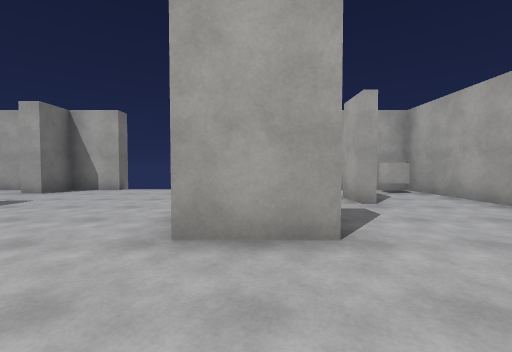
view 1 (above)

24 first-person views from a walk through a Unity game level. The camera is 1.3 m above the floor, tilts 2° down and sees 90° across. The floor is counted in squares, 2 m on a side. Each view is taken from the middle of a square. On the plan, view 1 faces up. The plan holds only what a view shows up to about 9 squares ahead; the rest is blank. The place goes on beyond the plan. Surface patterns are stand-ins for the level's own textures.

view 2
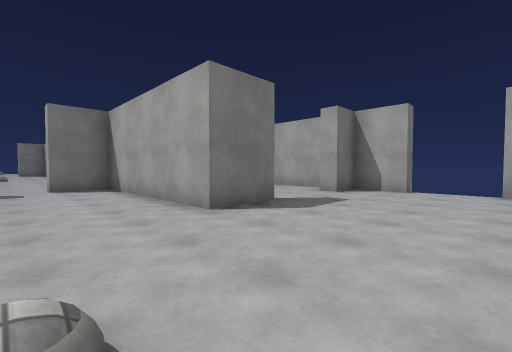

view 3
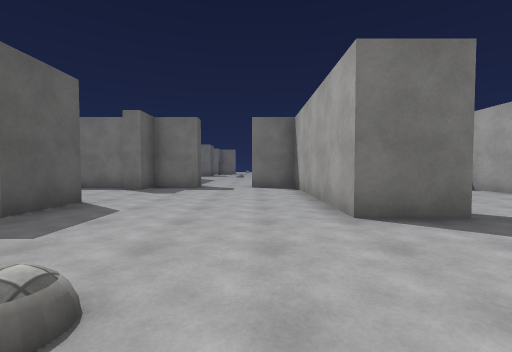

view 4
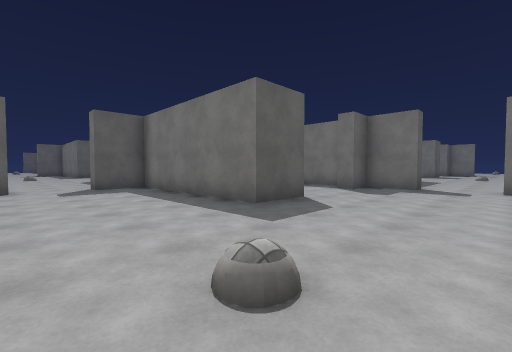

view 5
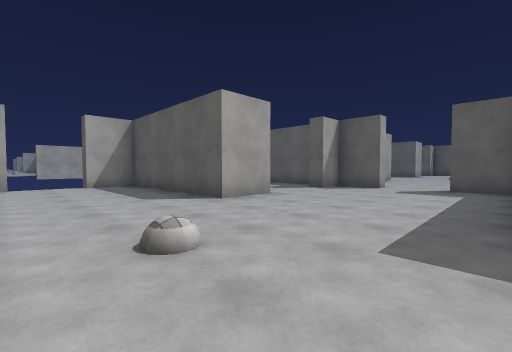

view 6
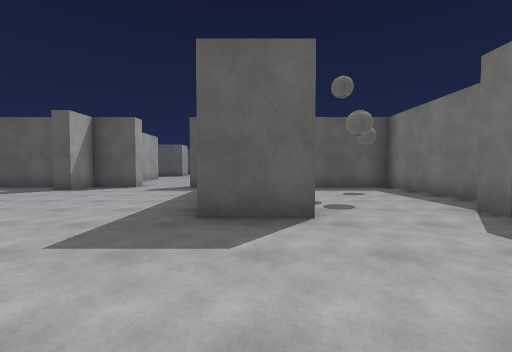

view 7
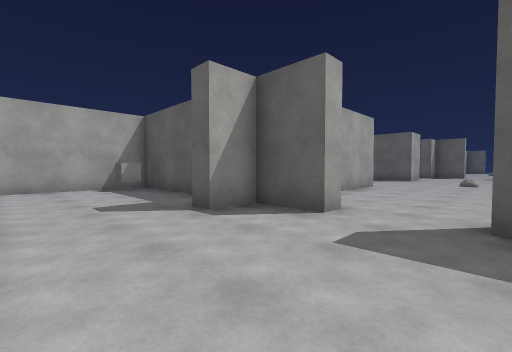

view 8
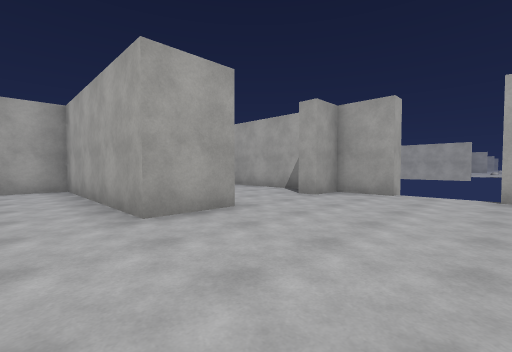

view 9
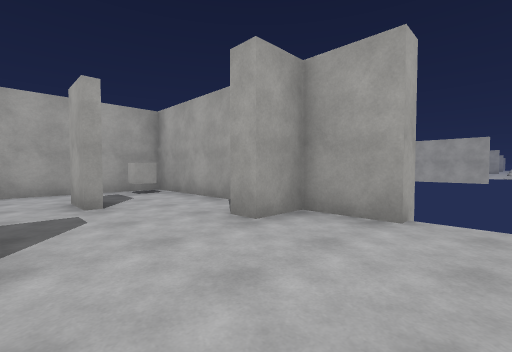

view 10
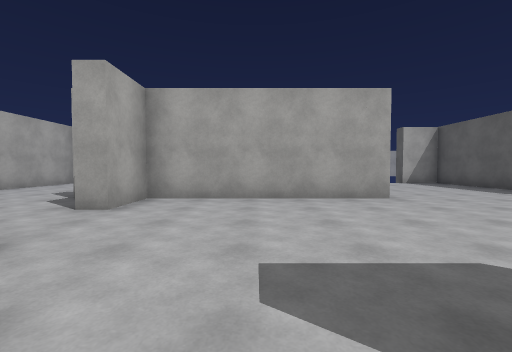

view 11
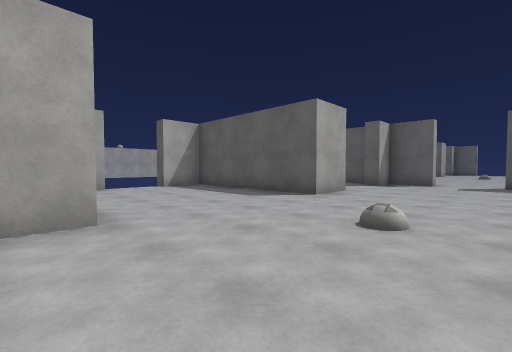

view 12
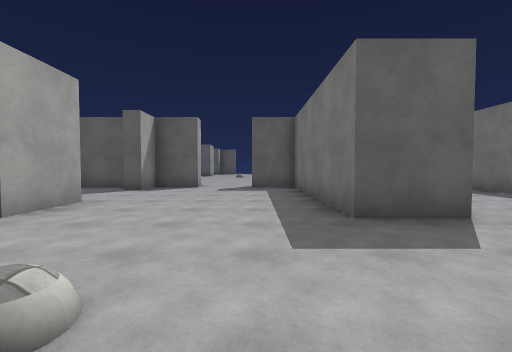

view 13
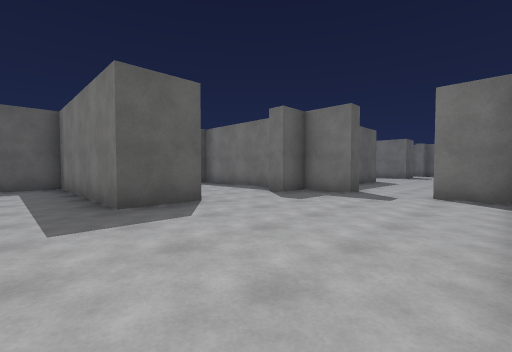

view 14
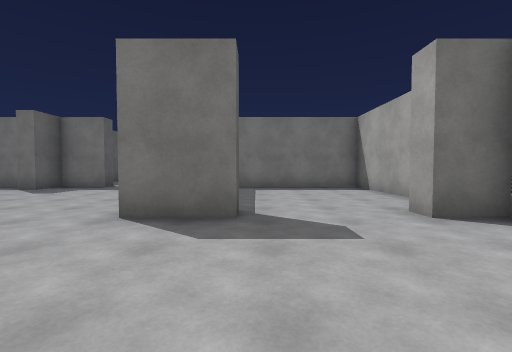

view 15
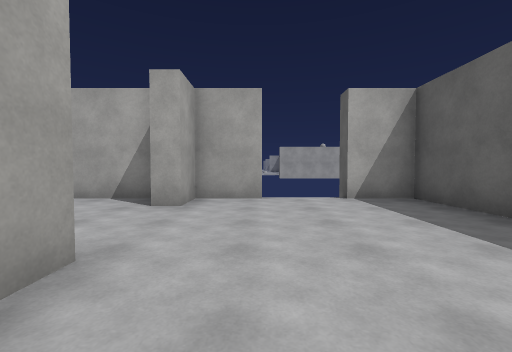

view 16
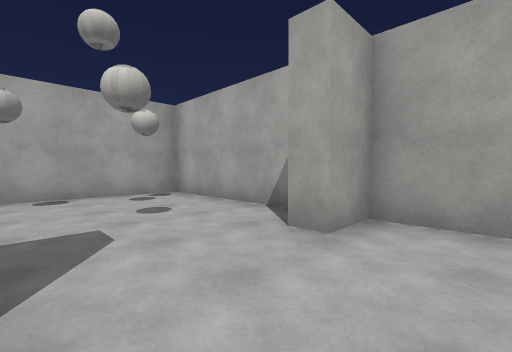

view 17
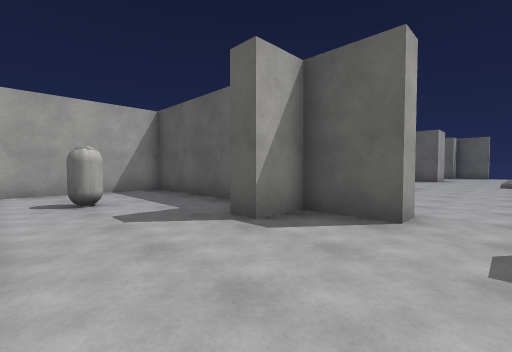

view 18
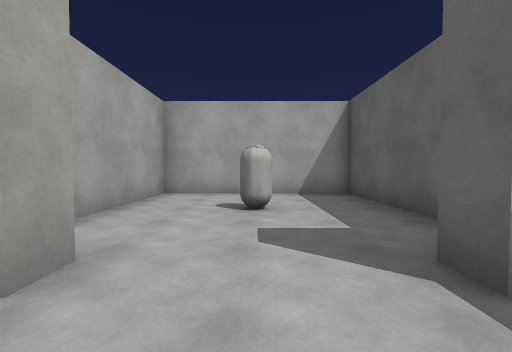

view 19
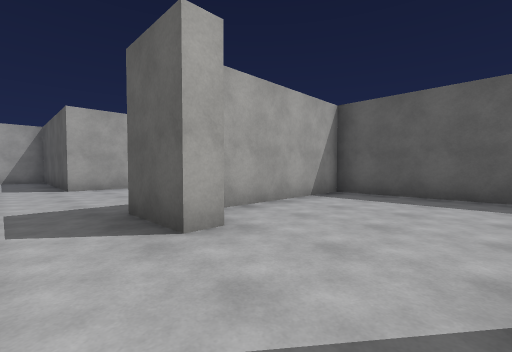

view 20
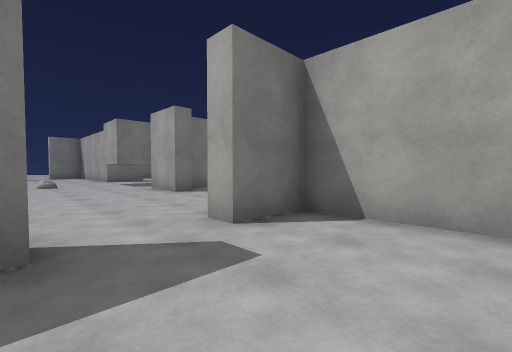

view 21
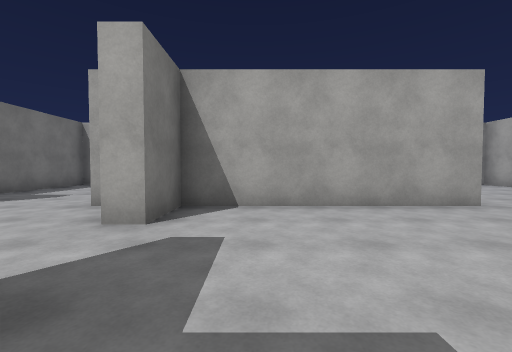

view 22
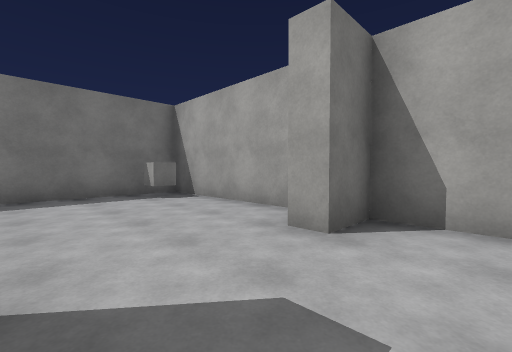

view 23
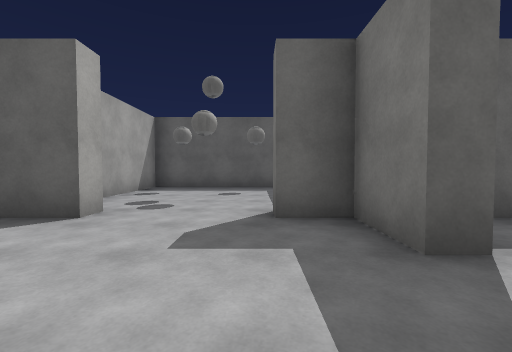

view 24
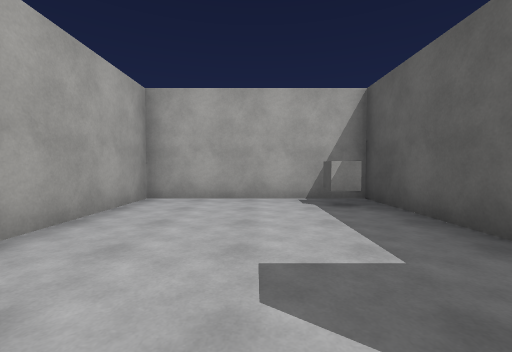

### Floor plan
Points are (right, up) in squares from view 1. A wall is a line through its corners. A room is listed if a view was taken in it or the views show most of it. See-through windows are left out.
Room 1 (views 1, 2, 3, 4, 5, 6, 7, 8, 9, 22, 23, 24)
walls: (-0.8, -3.9) (-0.8, -2.2) (4.3, -2.2) (4.3, -0.9) (4.8, -0.9); (-5.3, 3.9) (-5.3, 2.3) (-10.3, 2.3) (-10.3, 0.9); (0.9, 2.3) (-0.8, 2.3) (-0.8, 7.3) (-2.1, 7.3); (-6.8, -2.8) (-6.8, -2.2) (-5.3, -2.2) (-5.3, -7.3) (-3.9, -7.3); (1.9, 4.4) (1.9, 5.5); (-10.3, -0.9) (-10.3, -2.2) (-9.3, -2.2) (-9.3, -2.8); (-2.1, -7.8) (-2.1, -7.3) (-0.8, -7.3) (-0.8, -6.3) (-0.2, -6.3); (-3.9, 7.9) (-3.9, 7.3) (-5.3, 7.3) (-5.3, 6.3) (-5.8, 6.3); (4.9, 0.9) (4.3, 0.9) (4.3, 2.3) (3.3, 2.3) (3.3, 2.8); (-10.3, -3.2) (-10.3, -7.3) (-5.8, -7.3) (-5.8, -4.4); (-6.2, 7.3) (-9.5, 7.3); (4.3, 3.4) (4.3, 7.3) (1, 7.3); (0.5, -7.3) (2.5, -7.3); (-10.3, 5.5) (-10.3, 3.9); (4.3, -6.2) (4.3, -2.8) (1.1, -2.8)
ways out: opening at (-3, -7) to room 2; opening at (-10, 0); gap at (-4, 8); gap at (-2, 8); gap at (5, -1); gap at (5, 1)
objects: cube (-10, 6) to (-10, 7); cube (3, -7) to (4, -7); cube (4, 7)
Room 2 (views 10, 11, 12, 13, 14, 15, 16, 17, 18, 19, 20, 21)
walls: (-0.8, -12.9) (-0.8, -7.8) (-2.1, -7.8); (0.8, -12.7) (0.1, -12.7); (-5.3, -11.1) (-5.3, -12.7) (-10.3, -12.7) (-10.3, -14.1); (-6.8, -17.8) (-6.8, -17.3) (-5.3, -17.3) (-5.3, -22.3) (-3.9, -22.3); (-0.2, -18.8) (-0.8, -18.8) (-0.8, -17.3) (4.3, -17.3) (4.3, -15.9) (4.8, -15.9); (-10.3, -15.9) (-10.3, -17.3) (-9.3, -17.3) (-9.3, -17.8); (-2.1, -22.3) (-0.8, -22.3) (-0.8, -21.3) (-0.2, -21.3); (4.3, -14.1) (4.3, -12.7) (3.3, -12.7) (3.3, -12.2); (-5.3, -7.6) (-5.3, -8.7) (-5.8, -8.7); (-3.9, -7.3) (-3.9, -7.8); (4.3, -11.9) (4.3, -7.8); (0.2, -22.3) (4.3, -22.3) (4.3, -17.8) (1.1, -17.8); (-10.3, -18.6) (-10.3, -21.5); (-7.4, -7.8) (-10.3, -7.8) (-10.3, -11.6); (2.5, -7.8) (0.9, -7.8); (-9.1, -22.3) (-5.8, -22.3) (-5.8, -18.5)
ways out: opening at (-3, -7) to room 1; opening at (-10, -15); opening at (-3, -22); gap at (5, -16); gap at (5, -14)
objects: capsule (2, -20)

Positions as (right, up) in squares from view 1, and headings:
1: (0, 0), facing up
2: (-2, 0), facing up-left
3: (-2, 1), facing left
4: (-2, 1), facing down-left
5: (-5, 1), facing down-right
6: (-6, 1), facing down
7: (-4, -4), facing down-right
8: (-2, -1), facing up-right
9: (1, 0), facing up-right
10: (-6, -10), facing right
11: (-4, -12), facing down-right
12: (-4, -14), facing down
13: (-4, -13), facing down-left
14: (-2, -11), facing left
15: (-1, -14), facing right
16: (1, -14), facing up-right
17: (-3, -19), facing down-right
18: (-2, -20), facing right
19: (-9, -16), facing down-right
20: (-8, -16), facing up-left
21: (-9, -17), facing up
22: (-4, 4), facing up-left
23: (-9, 1), facing down
24: (-1, -5), facing right
